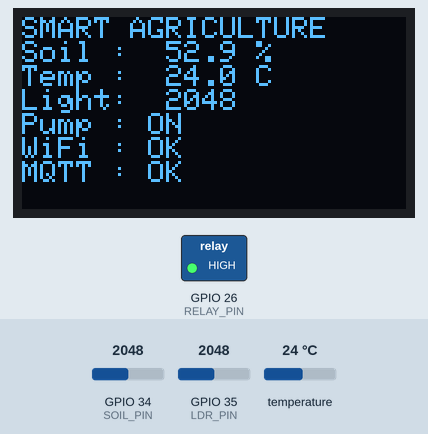
This sketch was run on a simulated ESP32. On the bench: 128×64 one-colour display, switched loads named in the sketch (green lamp = pin HIGH). Inputs (shaded band) come from the test bench; at power-on: GPIO 34 (SOIL_PIN) = 2048, temperature 24 °C, GPIO 35 (LDR_PIN) = 2048 (analog values on the 0–4095 scale). WiFi joins after 1.5 s; servers stay silent unless stated; no MQTT or app messages arrive unless stated; what the sketch prints to the serial monitor is not drawn.

Above: at 3.1 s.
3.2 s: GPIO 34 (SOIL_PIN) set to 1982
At 9.9 s:
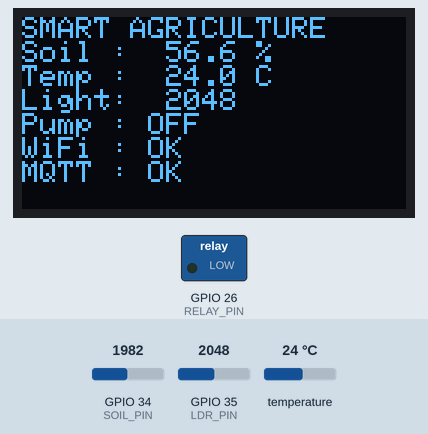
10.6 s: temperature set to 12 °C
At 15.7 s:
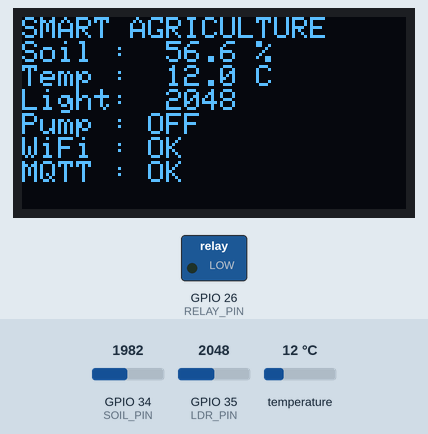
17.1 s: GPIO 35 (LDR_PIN) set to 2866
At 20.7 s:
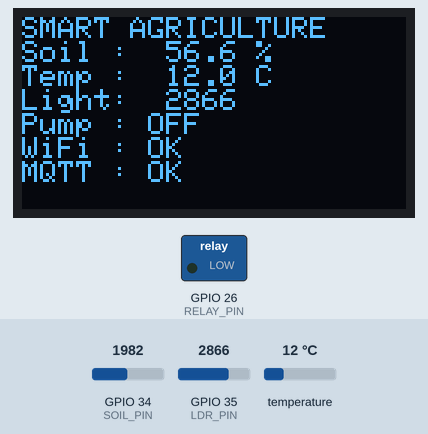
23.6 s: temperature set to 19 °C
30.1 s: GPIO 34 (SOIL_PIN) set to 2047
At 32.3 s:
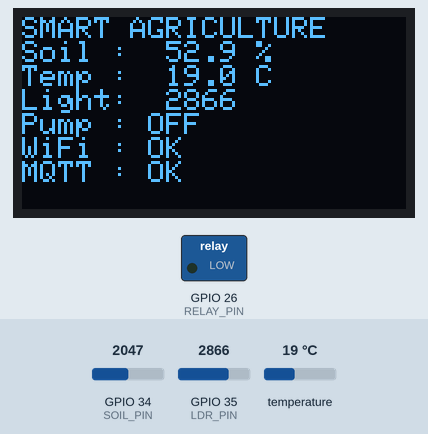
36.6 s: GPIO 35 (LDR_PIN) set to 3603
At 44.4 s:
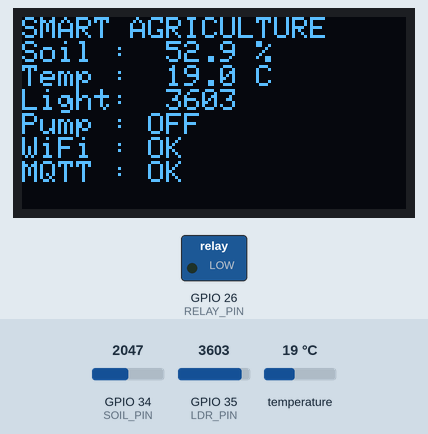
Timing chart, 0 to 45.9 s (numbered marks = the images above; inputs shaded):
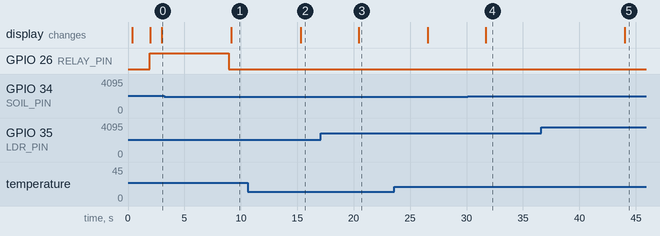

The sketch:

smart_agriculture.ino
```cpp
#include <Arduino.h>
#include <WiFi.h>
#include <Wire.h>
#include <PubSubClient.h>
#include <OneWire.h>
#include <DallasTemperature.h>
#include <Adafruit_GFX.h>
#include <Adafruit_SSD1306.h>
#include <ArduinoOTA.h>
#include "esp_sleep.h"

// ========================= Configuration =========================
#define ENABLE_DEEP_SLEEP false

static const char *WIFI_SSID = "YOUR_WIFI_SSID";
static const char *WIFI_PASSWORD = "YOUR_WIFI_PASSWORD";
static const char *MQTT_SERVER = "YOUR_MQTT_BROKER";
static const uint16_t MQTT_PORT = 1883;
static const char *MQTT_USER = "";
static const char *MQTT_PASSWORD = "";
static const char *MQTT_CLIENT_PREFIX = "smart-agri-";

static const char *TOPIC_TELEMETRY = "smart-agriculture/telemetry";
static const char *TOPIC_IRRIGATION = "smart-agriculture/irrigation";
static const char *TOPIC_STATUS = "smart-agriculture/status";

// ============================= Pins ===============================
static const int SOIL_PIN = 34;
static const int LDR_PIN = 35;
static const int DS18B20_PIN = 4;
static const int RELAY_PIN = 26;
static const int OLED_SDA = 21;
static const int OLED_SCL = 22;

static const uint8_t OLED_ADDRESS = 0x3C;
static const int SCREEN_WIDTH = 128;
static const int SCREEN_HEIGHT = 64;

// Calibrate these values with the installed soil sensor.
static const int SOIL_DRY_ADC = 3000;
static const int SOIL_WET_ADC = 1200;
static const float SOIL_DRY_THRESHOLD = 30.0f;
static const float SOIL_WET_THRESHOLD = 55.0f;

static const uint32_t SENSOR_PERIOD_MS = 5000;
static const uint32_t DISPLAY_PERIOD_MS = 1000;
static const uint32_t MQTT_PERIOD_MS = 10000;
static const uint32_t MAX_PUMP_RUNTIME_MS = 30000;
static const uint32_t PUMP_COOLDOWN_MS = 60000;
static const uint64_t DEEP_SLEEP_SECONDS = 300;

// Most relay modules are active HIGH; change to LOW if required.
static const int RELAY_ON = HIGH;
static const int RELAY_OFF = LOW;

// ============================ Objects =============================
WiFiClient wifiClient;
PubSubClient mqttClient(wifiClient);
Adafruit_SSD1306 display(SCREEN_WIDTH, SCREEN_HEIGHT, &Wire, -1);
OneWire oneWire(DS18B20_PIN);
DallasTemperature tempSensor(&oneWire);

// =========================== Shared State =========================
struct SensorState {
  float soilPercent;
  float temperatureC;
  int lightAdc;
  bool pumpOn;
  uint32_t pumpStartedAt;
  uint32_t lastPumpStoppedAt;
  uint32_t sampleNumber;
};

SensorState state = {0.0f, NAN, 0, false, 0, 0, 0};
SemaphoreHandle_t stateMutex;

// ============================= Helpers ============================
float soilPercentFromAdc(int raw) {
  float pct = 100.0f * (float)(SOIL_DRY_ADC - raw) /
              (float)(SOIL_DRY_ADC - SOIL_WET_ADC);
  return constrain(pct, 0.0f, 100.0f);
}

bool copyState(SensorState &out) {
  if (xSemaphoreTake(stateMutex, pdMS_TO_TICKS(100)) != pdTRUE) return false;
  out = state;
  xSemaphoreGive(stateMutex);
  return true;
}

void setPump(bool on) {
  if (xSemaphoreTake(stateMutex, pdMS_TO_TICKS(100)) != pdTRUE) return;
  if (state.pumpOn == on) {
    xSemaphoreGive(stateMutex);
    return;
  }

  digitalWrite(RELAY_PIN, on ? RELAY_ON : RELAY_OFF);
  state.pumpOn = on;
  if (on) {
    state.pumpStartedAt = millis();
  } else {
    state.lastPumpStoppedAt = millis();
  }
  xSemaphoreGive(stateMutex);

  Serial.printf("Pump %s\n", on ? "ON" : "OFF");
}

void connectWiFi() {
  if (WiFi.status() == WL_CONNECTED) return;

  WiFi.mode(WIFI_STA);
  WiFi.begin(WIFI_SSID, WIFI_PASSWORD);
  Serial.print("Connecting to Wi-Fi");

  uint32_t start = millis();
  while (WiFi.status() != WL_CONNECTED && millis() - start < 20000) {
    delay(250);
    Serial.print('.');
  }
  Serial.println();

  if (WiFi.status() == WL_CONNECTED) {
    Serial.print("Wi-Fi IP: ");
    Serial.println(WiFi.localIP());
  } else {
    Serial.println("Wi-Fi connection timed out");
  }
}

void connectMQTT() {
  if (WiFi.status() != WL_CONNECTED || mqttClient.connected()) return;

  String clientId = String(MQTT_CLIENT_PREFIX) + String((uint32_t)(ESP.getEfuseMac() & 0xFFFFFFFF), HEX);
  Serial.print("Connecting MQTT...");

  bool connected;
  if (strlen(MQTT_USER) > 0) {
    connected = mqttClient.connect(clientId.c_str(), MQTT_USER, MQTT_PASSWORD,
                                   TOPIC_STATUS, 0, true, "offline");
  } else {
    connected = mqttClient.connect(clientId.c_str(), TOPIC_STATUS, 0, true, "offline");
  }

  if (connected) {
    Serial.println("connected");
    mqttClient.publish(TOPIC_STATUS, "online", true);
  } else {
    Serial.printf("failed, rc=%d\n", mqttClient.state());
  }
}

void readSensors() {
  const int soilRaw = analogRead(SOIL_PIN);
  const int lightRaw = analogRead(LDR_PIN);

  tempSensor.requestTemperatures();
  const float tempC = tempSensor.getTempCByIndex(0);

  if (xSemaphoreTake(stateMutex, pdMS_TO_TICKS(100)) == pdTRUE) {
    state.soilPercent = soilPercentFromAdc(soilRaw);
    state.temperatureC = tempC;
    state.lightAdc = lightRaw;
    state.sampleNumber++;
    xSemaphoreGive(stateMutex);
  }

  Serial.printf("Sensors: soil=%.1f%% temp=%.2fC light=%d\n",
                soilPercentFromAdc(soilRaw), tempC, lightRaw);
}

void publishTelemetry() {
  if (!mqttClient.connected()) return;

  SensorState s;
  if (!copyState(s)) return;

  char payload[256];
  const int written = snprintf(payload, sizeof(payload),
    "{\"soil_moisture\":%.1f,\"temperature\":%.2f,\"light\":%d,\"pump\":%d}",
    s.soilPercent, s.temperatureC, s.lightAdc, s.pumpOn ? 1 : 0);

  if (written > 0 && written < (int)sizeof(payload)) {
    mqttClient.publish(TOPIC_TELEMETRY, payload, false);
  }
}

void publishPumpState(bool on) {
  if (mqttClient.connected()) {
    mqttClient.publish(TOPIC_IRRIGATION, on ? "ON" : "OFF", true);
  }
}

// ============================ FreeRTOS ============================
void sensorTask(void *parameter) {
  (void)parameter;
  for (;;) {
    readSensors();
    vTaskDelay(pdMS_TO_TICKS(SENSOR_PERIOD_MS));
  }
}

void irrigationTask(void *parameter) {
  (void)parameter;
  bool lastPumpState = false;

  for (;;) {
    SensorState s;
    if (copyState(s)) {
      const uint32_t now = millis();
      bool requested = s.pumpOn;

      if (s.pumpOn) {
        // Hard safety timeout prevents a stuck relay/pump from running forever.
        if (now - s.pumpStartedAt >= MAX_PUMP_RUNTIME_MS ||
            s.soilPercent >= SOIL_WET_THRESHOLD) {
          requested = false;
        }
      } else {
        const bool cooldownComplete = (now - s.lastPumpStoppedAt >= PUMP_COOLDOWN_MS) ||
                                      (s.lastPumpStoppedAt == 0);
        if (s.soilPercent <= SOIL_DRY_THRESHOLD && cooldownComplete) {
          requested = true;
        }
      }

      if (requested != s.pumpOn) {
        setPump(requested);
      }

      if (requested != lastPumpState) {
        publishPumpState(requested);
        lastPumpState = requested;
      }
    }
    vTaskDelay(pdMS_TO_TICKS(500));
  }
}

void displayTask(void *parameter) {
  (void)parameter;
  for (;;) {
    SensorState s;
    if (copyState(s)) {
      display.clearDisplay();
      display.setTextColor(SSD1306_WHITE);
      display.setTextSize(1);
      display.setCursor(0, 0);
      display.println("SMART AGRICULTURE");
      display.printf("Soil : %5.1f %%\n", s.soilPercent);
      display.printf("Temp : %5.1f C\n", s.temperatureC);
      display.printf("Light: %5d\n", s.lightAdc);
      display.printf("Pump : %s\n", s.pumpOn ? "ON" : "OFF");
      display.printf("WiFi : %s\n", WiFi.status() == WL_CONNECTED ? "OK" : "--");
      display.printf("MQTT : %s\n", mqttClient.connected() ? "OK" : "--");
      display.display();
    }
    vTaskDelay(pdMS_TO_TICKS(DISPLAY_PERIOD_MS));
  }
}

void mqttTask(void *parameter) {
  (void)parameter;
  uint32_t lastPublish = 0;

  for (;;) {
    if (WiFi.status() != WL_CONNECTED) connectWiFi();
    if (!mqttClient.connected()) connectMQTT();
    mqttClient.loop();

    if (millis() - lastPublish >= MQTT_PERIOD_MS) {
      publishTelemetry();
      lastPublish = millis();
    }

    vTaskDelay(pdMS_TO_TICKS(100));
  }
}

void otaTask(void *parameter) {
  (void)parameter;
  for (;;) {
    ArduinoOTA.handle();
    vTaskDelay(pdMS_TO_TICKS(20));
  }
}

void enterDeepSleepIfEnabled() {
  if (!ENABLE_DEEP_SLEEP) return;

  SensorState s;
  if (!copyState(s)) return;
  if (s.pumpOn) return; // Never sleep while the pump is active.

  if (mqttClient.connected()) {
    publishTelemetry();
    mqttClient.loop();
    delay(250);
    mqttClient.disconnect();
  }
  WiFi.disconnect(true);
  WiFi.mode(WIFI_OFF);

  Serial.printf("Deep sleep for %llu seconds\n", DEEP_SLEEP_SECONDS);
  esp_sleep_enable_timer_wakeup(DEEP_SLEEP_SECONDS * 1000000ULL);
  esp_deep_sleep_start();
}

// ============================== Setup =============================
void setup() {
  Serial.begin(115200);
  delay(300);

  pinMode(RELAY_PIN, OUTPUT);
  digitalWrite(RELAY_PIN, RELAY_OFF);
  analogReadResolution(12);

  stateMutex = xSemaphoreCreateMutex();
  if (stateMutex == nullptr) {
    Serial.println("ERROR: state mutex allocation failed");
    while (true) delay(1000);
  }

  Wire.begin(OLED_SDA, OLED_SCL);
  if (!display.begin(SSD1306_SWITCHCAPVCC, OLED_ADDRESS)) {
    Serial.println("OLED initialization failed");
  } else {
    display.clearDisplay();
    display.setTextColor(SSD1306_WHITE);
    display.setTextSize(1);
    display.setCursor(0, 0);
    display.println("Smart Agriculture");
    display.println("Starting...");
    display.display();
  }

  tempSensor.begin();
  mqttClient.setServer(MQTT_SERVER, MQTT_PORT);
  mqttClient.setBufferSize(512);

  connectWiFi();
  connectMQTT();

  ArduinoOTA.setHostname("smart-agriculture-esp32");
  ArduinoOTA.setPassword("CHANGE_OTA_PASSWORD");
  ArduinoOTA.onStart([]() {
    Serial.println("OTA update started");
    setPump(false);
  });
  ArduinoOTA.onEnd([]() { Serial.println("OTA update complete"); });
  ArduinoOTA.onError([](ota_error_t error) {
    Serial.printf("OTA error: %u\n", error);
  });
  ArduinoOTA.begin();

  // Pin tasks to cores to make responsibilities explicit. Arduino's
  // networking stack continues to run alongside these application tasks.
  xTaskCreatePinnedToCore(sensorTask, "SensorTask", 4096, nullptr, 2, nullptr, 1);
  xTaskCreatePinnedToCore(irrigationTask, "IrrigationTask", 4096, nullptr, 3, nullptr, 1);
  xTaskCreatePinnedToCore(displayTask, "DisplayTask", 4096, nullptr, 1, nullptr, 0);
  xTaskCreatePinnedToCore(mqttTask, "MQTTTask", 6144, nullptr, 2, nullptr, 0);
  xTaskCreatePinnedToCore(otaTask, "OTATask", 4096, nullptr, 1, nullptr, 0);

  // In a battery build, call this only after the required sample/publish cycle.
  // It is intentionally disabled by default because continuous OTA/MQTT is not
  // compatible with long uninterrupted deep-sleep periods.
}

void loop() {
  // Main loop remains lightweight; application work is handled by FreeRTOS tasks.
  static uint32_t lastSleepCheck = 0;
  if (ENABLE_DEEP_SLEEP && millis() - lastSleepCheck > 60000) {
    lastSleepCheck = millis();
    enterDeepSleepIfEnabled();
  }
  delay(10);
}
```

Measured:
- the behaviour switches between 2011 and 2010 on GPIO 34 (SOIL_PIN) (found by bisection; images 0 and 1)
- after the input at 3.2 s, GPIO 26 (RELAY_PIN): HIGH → LOW after 5.7 s; the display: changes after 5.9 s (image 1)
- after the input at 10.6 s, the display: changes after 4.7 s (image 2)
- after the input at 17.1 s, the display: changes after 3.3 s (image 3)
- after the input at 30.1 s, the display: changes after 1.6 s (image 4)
- after the input at 36.6 s, the display: changes after 7.4 s (image 5)
